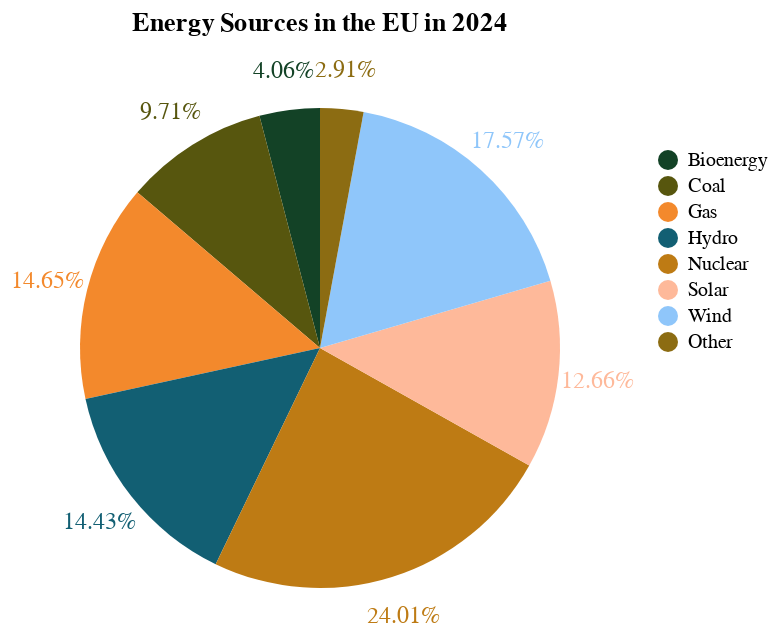

Notebook code cell kept with this figure:
### Code cell
# https://github.com/vega/altair/issues/3069
# Define a color scale for the "Variable" categories
color_scale_2024 = alt.Scale(
    domain=["Bioenergy", "Coal", "Gas", "Hydro", "Nuclear", "Solar", "Wind", "Other"],
    range=['#134226', '#57560e', '#f3892c', '#125f73', '#be7b14', '#feb99a', '#8fc6fa', '#8c6c12']
)

# Base chart
base_2024 = alt.Chart(electricity_europe_2024).encode(
    theta=alt.Theta("Value:Q", type = "quantitative", stack=True),
    color=alt.Color("Variable:N",
                    legend=alt.Legend(
                        title = None,
                        orient = "right",
                    ),
                    scale=color_scale_2024  # Apply the updated color scale
    ),
    tooltip=alt.Tooltip("Value:Q", title="Value")
).properties(
    title=alt.Title(text="Energy Sources in the EU in 2024", offset=10),
    height=200
)

# Pie chart
pie_2024 = base_2024.mark_arc(outerRadius=120)

# Text labels showing percentage
# https://github.com/vega/altair/issues/3069 
text_2024 = base_2024.mark_text(
    radius=140, size=12
).transform_joinaggregate(
    total_value='sum(Value)'
).transform_calculate(
    percentage="datum.Value / datum.total_value"
).encode(
    text=alt.Text('percentage:Q', format='.2%')
)

# Combine pie chart and text labels
pie_2024 + text_2024

### Figure 1 — Vega-Lite specification as saved in the notebook (floating-point values rounded to 4 significant figures)
{"config": {"view": {"continuousWidth": 300, "continuousHeight": 300}}, "layer": [{"mark": {"type": "arc", "outerRadius": 120}, "encoding": {"color": {"field": "Variable", "legend": {"orient": "right", "title": null}, "scale": {"domain": ["Bioenergy", "Coal", "Gas", "Hydro", "Nuclear", "Solar", "Wind", "Other"], "range": ["#134226", "#57560e", "#f3892c", "#125f73", "#be7b14", "#feb99a", "#8fc6fa", "#8c6c12"]}, "type": "nominal"}, "theta": {"field": "Value", "stack": true, "type": "quantitative"}, "tooltip": {"field": "Value", "title": "Value", "type": "quantitative"}}, "title": {"text": "Energy Sources in the EU in 2024", "offset": 10}}, {"mark": {"type": "text", "radius": 140, "size": 12}, "encoding": {"color": {"field": "Variable", "legend": {"orient": "right", "title": null}, "scale": {"domain": ["Bioenergy", "Coal", "Gas", "Hydro", "Nuclear", "Solar", "Wind", "Other"], "range": ["#134226", "#57560e", "#f3892c", "#125f73", "#be7b14", "#feb99a", "#8fc6fa", "#8c6c12"]}, "type": "nominal"}, "text": {"field": "percentage", "format": ".2%", "type": "quantitative"}, "theta": {"field": "Value", "stack": true, "type": "quantitative"}, "tooltip": {"field": "Value", "title": "Value", "type": "quantitative"}}, "title": {"text": "Energy Sources in the EU in 2024", "offset": 10}, "transform": [{"joinaggregate": [{"op": "sum", "field": "Value", "as": "total_value"}]}, {"calculate": "datum.Value / datum.total_value", "as": "percentage"}]}], "data": {"name": "data-6a884d02006e2ce33fd3b7e0ffb6958a"}, "height": 200, "$schema": "https://vega.github.io/schema/vega-lite/v5.20.1.json", "datasets": {"data-6a884d02006e2ce33fd3b7e0ffb6958a": [{"Variable": "Bioenergy", "Value": 68.62}, {"Variable": "Coal", "Value": 164.0}, {"Variable": "Gas", "Value": 247.5}, {"Variable": "Hydro", "Value": 243.8}, {"Variable": "Nuclear", "Value": 405.8}, {"Variable": "Solar", "Value": 213.9}, {"Variable": "Wind", "Value": 296.9}, {"Variable": "Other", "Value": 49.17}]}}
